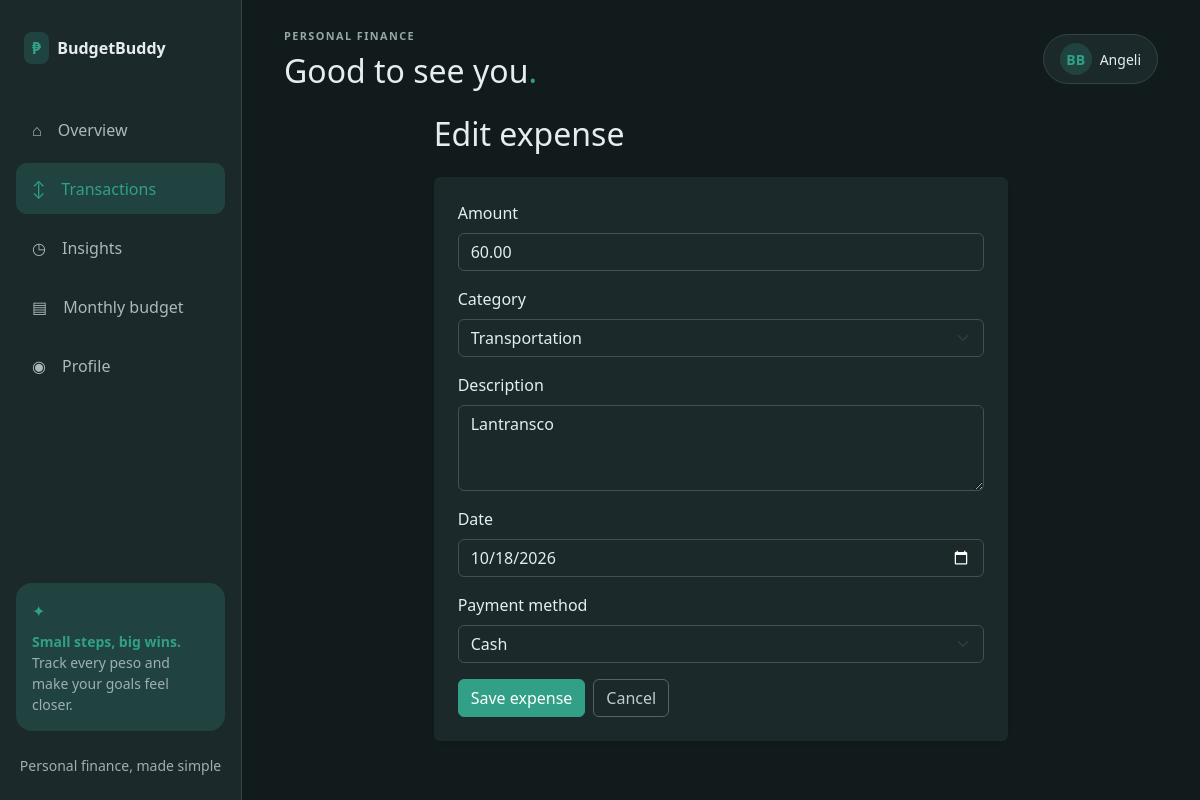
Screenshot of /expense/2/edit/ (signed in) with the database file from the repository.
### COOL_APP/models.py (models this page shows, shortened)
class Expense(models.Model):
    class Category(models.TextChoices):
        FOOD = "Food", "Food"
        TRANSPORTATION = "Transportation", "Transportation"
        SCHOOL = "School", "School"
        HEALTH = "Health", "Health"
        BILLS = "Bills", "Bills"
        UTILITIES = "Utilities", "Utilities"
        PERSONAL_CARE = "Personal Care", "Personal care"
        SUBSCRIPTIONS = "Subscriptions", "Subscriptions"
        GIFTS = "Gifts", "Gifts"
        ENTERTAINMENT = "Entertainment", "Entertainment"
        SHOPPING = "Shopping", "Shopping"
        OTHER = "Other", "Other"
    class PaymentMethod(models.TextChoices):
        CASH = "Cash", "Cash"
        CREDIT_CARD = "Credit Card", "Credit Card"
        DEBIT_CARD = "Debit Card", "Debit Card"
        GCASH = "GCash", "GCash"
        MAYA = "Maya", "Maya"
        E_WALLET = "E-Wallet (GCash/Maya)", "E-Wallet (GCash/Maya)"
        BANK_TRANSFER = "Bank Transfer", "Bank Transfer"
        OTHER = "Other", "Other"
    user = models.ForeignKey(
        settings.AUTH_USER_MODEL,
        on_delete=models.CASCADE,
        related_name="expenses",
    )
    amount = models.DecimalField(
        max_digits=10,
        decimal_places=2,
        validators=[MinValueValidator(0.01)],
    )
    category = models.CharField(max_length=30, choices=Category.choices)
    description = models.TextField()
    date = models.DateField(default=timezone.localdate)
    payment_method = models.CharField(max_length=30, choices=PaymentMethod.choices)
    class Meta:
        ordering = ["-date", "-pk"]
        constraints = [
            models.CheckConstraint(condition=models.Q(amount__gt=0), name="expense_amount_positive"),
        ]

### COOL_APP/views.py (the view)
# urls.py: path("expense/<int:pk>/edit/", views.expense_update, name="expense_update"),
@login_required
def expense_update(request, pk):
    expense = get_object_or_404(Expense, pk=pk, user=request.user)
    form = ExpenseForm(request.POST or None, instance=expense)
    if request.method == "POST" and form.is_valid():
        form.save()
        messages.success(request, "Expense updated successfully.")
        return redirect("expense_detail", pk=expense.pk)
    return render(request, "expenses/expense_form.html", {"form": form, "title": "Edit expense"})

### COOL_APP/forms.py
class ExpenseForm(forms.ModelForm):
    class Meta:
        model = Expense
        fields = ["amount", "category", "description", "date", "payment_method"]
        widgets = {
            "date": forms.DateInput(attrs={"type": "date"}),
            "description": forms.Textarea(attrs={"rows": 3}),
        }
    def __init__(self, *args, **kwargs):
        super().__init__(*args, **kwargs)
        _add_bootstrap_classes(self)

### COOL_APP/forms.py (called while the page is built)
def _add_bootstrap_classes(form):
    for field in form.fields.values():
        css_class = "form-select" if isinstance(field.widget, forms.Select) else "form-control"
        field.widget.attrs["class"] = css_class

### Templates/expenses/expense_form.html (shortened to what this page needs)
{% extends "base.html" %}
{% block content %}
<div class="row justify-content-center"><div class="col-lg-8">
  <h1 class="h2 mb-4">{{ title }}</h1>
  <div class="card border-0 shadow-sm"><div class="card-body p-4">
    <form method="post" novalidate>
      {% for field in form %}
      <div class="mb-3">
        <label class="form-label" for="{{ field.id_for_label }}">{{ field.label }}</label>
        {{ field }}
      </div>
      {% endfor %}
      <div class="d-flex gap-2"><button class="btn btn-primary" type="submit">Save expense</button><a class="btn btn-outline-secondary" href="{% url 'expense_list' %}">Cancel</a></div>
    </form>
  </div></div>
</div></div>
{% endblock %}

### Templates/base.html (shortened to what this page needs)
<!doctype html>
<html lang="en">
<head>
  <link href="https://cdn.jsdelivr.net/npm/bootstrap@5.3.3/dist/css/bootstrap.min.css" rel="stylesheet">
</head>
<body class="bg-light{% if user.is_authenticated %} dashboard-page{% endif %}">
  {% if user.is_authenticated %}
  <aside class="dashboard-sidebar d-none d-md-flex flex-column p-3">
    <a class="navbar-brand fw-bold text-dark d-flex align-items-center gap-2 px-2 py-3 mb-4" href="{% url 'expense_list' %}">
      <span class="palette-mark rounded-3 px-2 py-1">₱</span> BudgetBuddy
    </a>
    <nav class="nav nav-pills flex-column gap-2">
      <a class="nav-link {% if request.resolver_match.url_name == 'expense_list' %}active{% endif %}" href="{% url 'expense_list' %}"><span class="me-3">⌂</span>Overview</a>
      <a class="nav-link {% if request.resolver_match.url_name == 'transaction_list' or request.resolver_match.url_name == 'expense_detail' or request.resolver_match.url_name == 'expense_update' or request.resolver_match.url_name == 'expense_delete' or request.resolver_match.url_name == 'income_detail' or request.resolver_match.url_name == 'income_update' or request.resolver_match.url_name == 'income_delete' %}active{% endif %}" href="{% url 'transaction_list' %}"><span class="me-3">↕</span>Transactions</a>
      <a class="nav-link {% if request.resolver_match.url_name == 'insights' %}active{% endif %}" href="{% url 'insights' %}"><span class="me-3">◷</span>Insights</a>
      <a class="nav-link {% if request.resolver_match.url_name == 'budget_update' %}active{% endif %}" href="{% url 'budget_update' %}"><span class="me-3">▤</span>Monthly budget</a>
      <a class="nav-link {% if request.resolver_match.url_name == 'profile' %}active{% endif %}" href="{% url 'profile' %}"><span class="me-3">◉</span>Profile</a>
    </nav>
    <div class="mt-auto">
      <div class="palette-mark rounded-4 p-3 mb-3">
        <div class="text-primary mb-2">✦</div>
        <div class="fw-semibold small">Small steps, big wins.</div>
        <div class="text-secondary small">Track every peso and make your goals feel closer.</div>
      </div>
      <div class="text-center text-secondary small py-2">Personal finance, made simple</div>
    </div>
  </aside>
  {% endif %}
  <div class="{% if user.is_authenticated %}dashboard-workspace{% endif %}">
  <main class="{% if user.is_authenticated %}dashboard-content{% else %}container py-4{% endif %}">
    {% if user.is_authenticated and not dashboard_layout %}
    <header class="d-flex flex-wrap justify-content-between align-items-center gap-3 mb-4">
      <div>
        <div class="dashboard-eyebrow mb-2">Personal finance</div>
        <h1 class="h2 mb-0">Good to see you<span class="text-success">.</span></h1>
      </div>
      <a class="rounded-pill bg-white border px-3 py-2 d-flex align-items-center gap-2 small text-decoration-none text-dark" href="{% url 'profile' %}">
        <span class="palette-mark rounded-circle d-inline-flex align-items-center justify-content-center fw-semibold" style="width:2rem;height:2rem">BB</span>
        {{ user.first_name|default:user.username }}
      </a>
    </header>
    {% endif %}
    {% block content %}{% endblock %}
  </main>
  </div>
</body>
</html>

### rows the page displays
Expense: form "60.00" "Transportation" "Lantransco" "10/18/2026" "Cash"

### other values shown
{{ user.first_name|default:user.username }} "Angeli"
{{ title }} "Edit expense"
{{ field.label }} "Amount" "Category" "Description" "Date" "Payment method"
